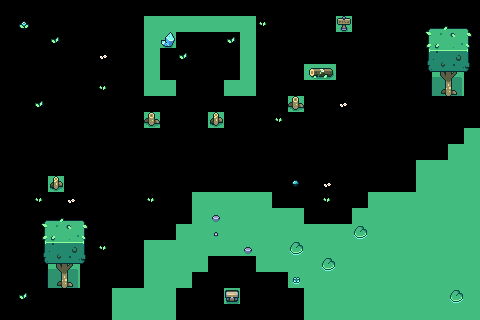

This is a level from a 2D game, rendered from its Tiled map with the project's own tilesets. A one-line summary and the complete map file follow:
An orthogonal 30x20 tile map with 16x16 px tiles, 2 tile layers (COLLISION, DECOR), 1 hidden layer not drawn, 2 tilesets.

<map version="1.10" tiledversion="1.12.2-2-geb83ddb9" orientation="orthogonal" renderorder="right-down" width="30" height="20" tilewidth="16" tileheight="16" infinite="0" nextlayerid="4" nextobjectid="1">
 <editorsettings>
  <export target="top-down_map_test.json" format="json" />
 </editorsettings>
 <tileset firstgid="1" source="ground_tuile.tsx" />
 <tileset firstgid="56" source="decor_top_down_test.tsx" />
 <layer id="2" name="COLLISION" class="COLLISION" width="30" height="20">
  <data encoding="csv">
0,0,0,1,1,1,1,1,1,1,1,1,1,1,1,1,1,1,1,1,1,1,1,1,1,1,1,1,1,1,
0,0,0,0,0,0,0,0,0,2,2,2,2,2,2,2,0,0,0,0,0,2,0,0,0,0,0,0,0,0,
0,0,0,0,0,0,0,0,0,2,2,0,0,0,0,2,0,0,0,0,0,0,0,0,0,0,0,0,0,0,
0,0,0,0,0,0,0,0,0,2,0,0,0,0,0,2,0,0,0,0,0,0,0,0,0,0,0,2,2,0,
0,0,0,0,0,0,0,0,0,2,0,0,0,0,0,2,0,0,0,2,2,0,0,0,0,0,0,2,2,0,
0,0,0,0,0,0,0,0,0,2,2,0,0,0,2,2,0,0,0,0,0,0,0,0,0,0,0,2,2,0,
0,0,0,0,0,0,0,0,0,0,0,0,0,0,0,0,0,0,2,0,0,0,0,0,0,0,0,0,0,0,
0,0,0,0,0,0,0,0,0,2,0,0,0,2,0,0,0,0,0,0,0,0,0,0,0,0,0,0,0,0,
0,0,0,0,0,0,0,0,0,0,0,0,0,0,0,0,0,0,0,0,0,0,0,0,0,0,0,0,0,2,
0,0,0,0,0,0,0,0,0,0,0,0,0,0,0,0,0,0,0,0,0,0,0,0,0,0,0,0,2,2,
0,0,0,0,0,0,0,0,0,0,0,0,0,0,0,0,0,0,0,0,0,0,0,0,0,0,2,2,2,2,
0,0,0,2,0,0,0,0,0,0,0,0,0,0,0,0,0,0,0,0,0,0,0,0,0,0,2,2,2,2,
0,0,0,0,0,0,0,0,0,0,0,0,2,2,2,2,2,0,0,0,0,0,0,2,2,2,2,2,2,2,
0,0,0,0,0,0,0,0,0,0,0,0,2,2,2,2,2,2,2,0,0,0,2,2,2,2,2,2,2,2,
0,0,0,0,0,0,0,0,0,0,0,2,2,2,2,2,2,2,2,2,2,2,2,2,2,2,2,2,2,2,
0,0,0,0,0,0,0,0,0,2,2,2,2,2,2,2,2,2,2,2,2,2,2,2,2,2,2,2,2,2,
0,0,0,2,2,0,0,0,0,2,2,2,2,0,0,0,2,2,2,2,2,2,2,2,2,2,2,2,2,2,
0,0,0,2,2,0,0,0,0,2,2,2,0,0,0,0,0,0,2,2,2,2,2,2,2,2,2,2,2,2,
0,0,0,0,0,0,0,2,2,2,2,0,0,0,2,0,0,0,0,2,2,2,2,2,2,2,2,2,2,2,
0,0,0,0,0,0,0,2,2,2,2,0,0,0,0,0,0,0,0,2,2,2,2,2,2,2,2,2,2,2
</data>
 </layer>
 <layer id="1" name="FLOOR" class="FLOOR" width="30" height="20" visible="0">
  <data encoding="csv">
2,2,2,2,2,2,2,2,2,2,2,2,2,2,2,2,2,2,26,3,3,24,32,25,3,3,3,28,2,2,
2,2,2,2,2,2,2,2,2,6,7,7,7,7,7,8,2,21,30,3,3,28,2,31,25,3,3,28,2,2,
2,2,2,2,2,2,2,2,2,11,2,2,2,2,2,13,2,26,3,3,3,29,23,2,26,3,3,28,2,2,
2,2,2,2,2,2,2,2,2,11,2,2,2,2,2,13,2,31,25,3,3,3,29,22,30,3,3,28,2,2,
2,2,2,2,2,2,2,2,2,11,2,2,2,2,2,13,2,2,26,3,3,3,3,3,3,3,24,33,2,2,
2,2,2,2,2,2,2,2,2,16,17,2,2,2,17,18,2,2,31,25,3,3,3,3,3,3,28,2,2,2,
2,2,2,2,2,2,2,2,2,2,2,2,2,2,2,2,2,2,2,31,25,3,3,3,3,3,28,2,2,2,
2,2,2,2,2,2,2,2,2,2,2,2,2,2,2,2,2,2,2,2,26,3,3,3,3,24,33,2,41,42,
2,2,2,2,2,2,2,2,2,2,2,2,2,2,2,2,2,2,2,2,31,32,25,24,32,33,2,41,50,4,
22,22,22,22,22,22,22,22,22,22,22,22,22,22,22,22,22,22,22,22,22,22,30,28,2,41,42,50,4,4,
32,32,32,32,32,32,32,32,32,32,32,32,32,32,32,32,32,32,32,32,32,32,32,33,2,46,4,4,4,4,
2,2,2,2,2,2,2,2,2,2,2,2,41,42,42,42,42,43,2,2,2,2,41,42,42,50,4,4,4,4,
2,2,2,2,2,2,2,2,2,2,2,41,50,4,4,4,4,49,42,43,2,41,50,4,4,4,4,4,4,4,
2,2,2,2,2,2,2,2,2,2,41,50,4,4,4,4,4,4,4,49,42,50,4,4,4,4,4,4,4,4,
2,2,2,2,2,2,2,2,41,42,50,4,4,4,4,4,4,4,4,4,4,4,4,4,4,4,4,4,4,4,
2,2,2,2,2,2,2,2,46,4,4,4,4,4,4,4,4,4,4,4,4,4,4,4,4,4,4,4,4,4,
2,2,2,2,2,2,2,2,46,4,4,4,4,44,52,45,4,4,4,4,4,4,4,4,4,4,4,4,4,4,
2,2,2,2,2,2,41,42,50,4,4,4,44,53,2,51,52,45,4,4,4,4,4,4,4,4,4,4,4,4,
2,2,2,2,2,2,46,4,4,4,4,44,2,21,22,22,23,51,45,4,4,4,4,4,4,4,4,4,4,4,
2,2,2,2,2,2,46,4,4,4,4,48,2,26,27,27,28,2,46,4,4,4,4,4,4,4,4,4,4,4
</data>
 </layer>
 <layer id="3" name="DECOR" class="DECOR" width="30" height="20" locked="1">
  <data encoding="csv">
0,0,0,0,0,0,0,0,0,0,0,0,0,0,0,0,0,0,0,0,0,0,0,0,0,0,0,0,0,0,
0,69,0,0,0,0,0,0,0,0,0,0,0,0,0,0,82,0,0,0,0,71,0,0,0,0,86,87,88,89,
0,0,0,80,0,0,0,0,0,0,64,0,0,0,80,0,0,0,0,0,0,0,0,0,0,0,92,93,94,95,
0,0,0,0,0,0,81,0,0,0,0,80,0,0,0,0,0,0,0,0,0,0,0,0,0,0,98,99,100,101,
0,0,0,0,0,0,0,0,0,0,0,0,0,0,0,0,0,0,0,74,75,0,0,0,0,0,104,105,106,107,
0,0,0,0,0,0,82,0,0,0,0,0,0,0,0,0,0,0,0,0,0,0,0,0,0,0,110,111,112,113,
0,0,80,0,0,0,0,0,0,0,0,0,0,0,0,0,0,0,76,0,0,81,0,0,0,0,0,0,0,0,
0,0,0,0,0,0,0,0,0,76,0,0,0,77,0,0,0,82,0,0,0,0,0,0,0,0,0,0,0,0,
0,0,0,0,0,0,0,0,0,0,0,0,0,0,0,0,0,0,0,0,0,0,0,0,0,0,0,0,0,0,
0,0,0,0,0,0,0,0,0,0,0,0,0,0,0,0,0,0,0,0,0,0,0,0,0,0,0,0,0,0,
0,0,0,0,0,0,0,0,0,0,0,0,0,0,0,0,0,0,0,0,0,0,0,0,0,0,0,0,0,0,
0,0,0,77,0,0,0,0,0,0,0,0,0,0,0,0,0,0,70,0,81,0,0,0,0,0,0,0,0,0,
0,0,82,0,81,0,0,0,0,82,0,0,0,0,0,0,0,0,0,0,82,0,0,0,0,0,0,0,0,0,
0,0,86,87,88,89,0,0,0,0,0,0,0,58,0,0,0,0,0,0,0,0,0,0,0,0,0,0,0,0,
0,0,92,93,94,95,0,0,0,0,0,0,0,59,0,0,0,0,0,0,0,0,84,0,0,0,0,0,0,0,
0,0,98,99,100,101,82,0,0,0,0,0,0,0,0,58,0,0,84,0,0,0,0,0,0,0,0,0,0,0,
0,0,104,105,106,107,0,0,0,0,0,0,0,0,0,0,0,0,0,0,84,0,0,0,0,0,0,0,0,0,
0,0,110,111,112,113,0,0,0,0,0,0,0,0,0,0,0,0,85,0,0,0,0,0,0,0,0,0,0,0,
0,80,0,0,0,0,0,0,0,0,0,0,0,0,72,0,0,0,0,0,0,0,0,0,0,0,0,0,84,0,
0,0,0,0,0,0,0,0,0,0,0,0,0,0,0,0,0,0,0,0,0,0,0,0,0,0,0,0,0,0
</data>
 </layer>
</map>
